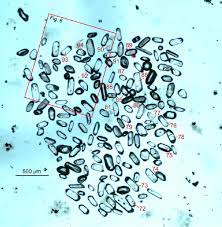
#> input picture ornekler/hucre1.jpg, 222 x 227 px
$ python hucre_sayim.py
#> lines starting #> are read from the running program, lines starting #| are printed output that depends on the picture; after the words box and inside, x2 and y2 are one past the last pixel; in counts of white or black regions, pixels touching at a corner belong together
import cv2

def hucre_say(img_path):
#> called with img_path = 'ornekler/hucre1.jpg'
    image = cv2.imread(img_path)
#> image is the input picture: shape (227, 222, 3); mean B, G, R 223.9, 221, 179.7
    if image is None:
        raise ValueError("❌ Görüntü yüklenemedi! Dosya adı veya yolu hatalı.")

    gray = cv2.cvtColor(image, cv2.COLOR_BGR2GRAY)
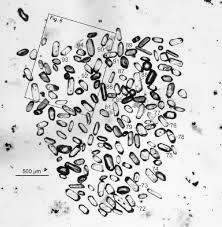
#> gray: shape (227, 222); min 0, max 255, mean 209
    blur = cv2.GaussianBlur(gray, (3, 3), 0)
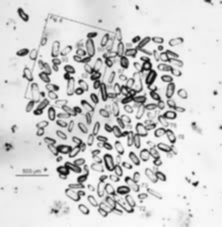
#> blur: shape (227, 222); min 11, max 252, mean 209
    _, thresh = cv2.threshold(blur, 120, 255, cv2.THRESH_BINARY_INV + cv2.THRESH_OTSU)
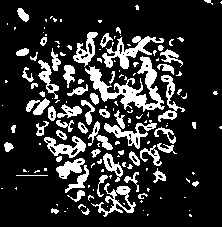
#> thresh: shape (227, 222); 18.6% white; 150 white regions (89 under 20 px)
    contours, _ = cv2.findContours(thresh, cv2.RETR_EXTERNAL, cv2.CHAIN_APPROX_SIMPLE)
#> contours = 149 contours, 104 with area under 20; largest, box (x1, y1, x2, y2) and area: (85, 56, 165, 112) 1186, (102, 36, 164, 69) 563, (91, 183, 136, 217) 452, (44, 136, 86, 158) 411, (104, 120, 157, 149) 396

    hücre_sayısı = 0
    for c in contours:
        if cv2.contourArea(c) > 0.5:
            hücre_sayısı += 1
            x, y, w, h = cv2.boundingRect(c)
            cv2.rectangle(image, (x, y), (x + w, y + h), (0, 255, 0), 1)
#> this loop made 149 passes
#> (c, x, y, w, h) on passes 12, 21, 22, 34, 36, 37, 45, 53: ([[141, 200], [140, 201], [141, 202], [142, 201]], 140, 200, 3, 3), ([[16, 187], [15, 188], [16, 189]], 15, 187, 2, 3), ([[88, 185], [88, 187], [89, 186], [89, 185]], 88, 185, 2, 3), ([[23, 169], [23, 171], [26, 171], [24, 169]], 23, 169, 4, 3), ([[146, 168], [146, 170], [147, 169], [147, 168]], 146, 168, 2, 3), ([[44, 168], [44, 170], [46, 170], [46, 168]], 44, 168, 3, 3), ([[118, 155], [117, 156], [119, 156]], 117, 155, 3, 2), ([[39, 143], [39, 144], [40, 144], [40, 143]], 39, 143, 2, 2)
#> (x, y, w, h) on passes 1, 6, 8, 10, 15, 16: (189, 214, 3, 3), (81, 208, 9, 7), (51, 208, 8, 6), (78, 204, 8, 5), (88, 195, 6, 6), (138, 193, 10, 6)
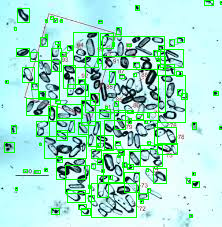
#> image: shape (227, 222, 3); 9.26% of pixels changed, all inside (x1, y1, x2, y2) = (4, 0, 222, 218)
#> after the loop, hücre_sayısı = 121

    return hücre_sayısı, image

if __name__ == "__main__":
    try:
        sayi, img = hucre_say("ornekler/hucre1.jpg")
#> sayi = 121
        print(f"🧬 Hücre sayısı: {sayi}")
#| 🧬 Hücre sayısı: 121
        cv2.imshow("Sayım Sonucu", img)
        cv2.waitKey(0)
        cv2.destroyAllWindows()
    except Exception as e:
        print(e)
